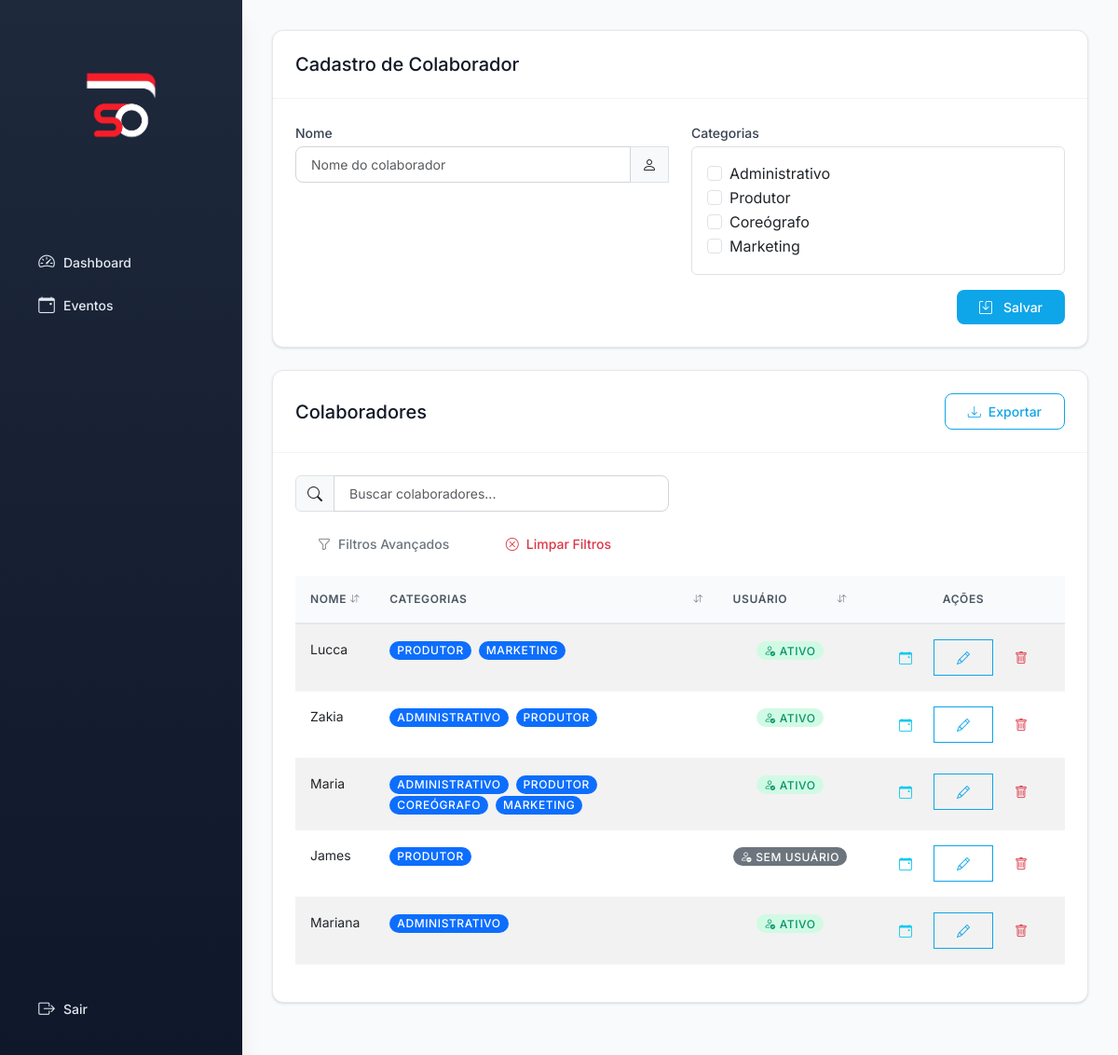
The app's page /cadastros/colaboradores with its own data.
### models.py (models this page shows, shortened)
class Colaborador(db.Model):
    __tablename__ = 'colaborador'
    id_colaborador = db.Column(db.Integer, primary_key=True)
    nome = db.Column(db.String, nullable=False)
    categorias_associacao = db.relationship('ColaboradorCategoria', back_populates='colaborador', cascade='all, delete-orphan')
    categorias = db.relationship('CategoriaColaborador', secondary='colaborador_categoria',
                                overlaps="categorias_associacao,categoria_colaborador,colaborador")
    eventos_produzidos = db.relationship('Evento', backref='produtor', foreign_keys='Evento.id_produtor')
    @property
    def categoria_nomes(self):
        return [cat.nome for cat in self.categorias]

class CategoriaColaborador(db.Model):
    __tablename__ = 'categoria_colaborador'
    id_categoria_colaborador = db.Column(db.Integer, primary_key=True)
    nome = db.Column(db.String, nullable=False)
    colaborador_categorias = db.relationship('ColaboradorCategoria', backref='categoria_colaborador')

### app.py (the view, shortened to what this page needs)
@app.route('/cadastros/colaboradores', methods=['GET', 'POST'])
def cadastrar_colaborador():
    categorias_existentes = CategoriaColaborador.query.all()
    if not categorias_existentes:
        flash('Ã‰ necessÃ¡rio cadastrar pelo menos uma categoria de colaborador antes de cadastrar colaboradores.', 'warning')
        return redirect(url_for('cadastrar_categoria_colaborador'))
    form = ColaboradorForm()
    form.categorias.choices = [(c.id_categoria_colaborador, c.nome) for c in categorias_existentes]
    colaboradores = Colaborador.query.all()
    return render_template('colaboradores.html', form=form, colaboradores=colaboradores)

### forms.py
class ColaboradorForm(FlaskForm):
    nome = StringField('Nome', validators=[InputRequired()])
    categorias = MultiCheckboxField('Categorias', coerce=int, validators=[InputRequired(message="Selecione pelo menos uma categoria")])

### templates/colaboradores.html (shortened to what this page needs)
{% extends 'base.html' %}
{% block content %}
{% if not form.categorias.choices or form.categorias.choices|length == 0 %}
<div class="alert alert-warning d-flex align-items-center" role="alert">
    <i class="bi bi-exclamation-triangle-fill me-2"></i>
    <div>
        <strong>Atenção!</strong> É necessário cadastrar pelo menos uma categoria de colaborador antes de poder cadastrar colaboradores.
        <a href="{{ url_for('cadastrar_categoria_colaborador') }}" class="btn btn-sm btn-outline-warning ms-2">
            <i class="bi bi-plus me-1"></i>Cadastrar Categoria
        </a>
    </div>
</div>
{% else %}
<div class="card mb-4">
    <div class="card-header d-flex justify-content-between align-items-center">
        <h5 class="mb-0">Cadastro de Colaborador</h5>
    </div>
    <div class="card-body">
        <form method="POST" class="needs-validation" novalidate>
            <div class="row">
                <div class="col-md-6 mb-3">
                    {{ form.nome.label(class="form-label") }}
                    <div class="input-group">
                        {{ form.nome(class="form-control", placeholder="Nome do colaborador", required=true) }}
                        <span class="input-group-text"><i class="bi bi-person"></i></span>
                    </div>
                </div>
                <div class="col-md-6 mb-3">
                    {{ form.categorias.label(class="form-label") }}
                    <div class="border rounded p-3" style="max-height: 200px; overflow-y: auto;">
                        {% for subfield in form.categorias %}
                        <div class="form-check">
                            {{ subfield(class="form-check-input") }}
                            {{ subfield.label(class="form-check-label") }}
                        </div>
                        {% endfor %}
                    </div>
                </div>
            </div>
            <div class="d-flex justify-content-end">
                <button type="submit" class="btn btn-primary">
                    <i class="bi bi-save me-2"></i>Salvar
                </button>
            </div>
        </form>
    </div>
</div>
{% endif %}
<div class="card">
    <div class="card-header d-flex justify-content-between align-items-center">
        <h5 class="mb-0">Colaboradores</h5>
        <div>
            <button class="btn btn-sm btn-outline-primary" id="btnExportar">
                <i class="bi bi-download me-1"></i>Exportar
            </button>
        </div>
    </div>
    <div class="card-body">
        {% if colaboradores %}
        <div class="row mb-3">
            <div class="col-md-6">
                <div class="input-group">
                    <span class="input-group-text"><i class="bi bi-search"></i></span>
                    <input type="text" class="form-control" id="searchInput" placeholder="Buscar colaboradores..." onkeyup="searchTable()">
                </div>
            </div>
        </div>
        <div class="table-responsive">
            <table class="table table-hover table-striped sortable-table" id="colaboradoresTable">
                <thead>
                    <tr>
                        <th>Nome</th>
                        <th>Categorias</th>
                        <th class="text-center">Usuário</th>
                        <th class="text-center no-sort" style="width: 200px;">Ações</th>
                    </tr>
                </thead>
                <tbody>
                    {% for col in colaboradores %}
                    <tr>
                        <td>{{ col.nome }}</td>
                        <td>
                            {% if col.categoria_nomes %}
                                {% for categoria in col.categoria_nomes %}
                                    <span class="badge bg-primary me-1">{{ categoria }}</span>
                                {% endfor %}
                            {% else %}
                                <span class="text-muted">—</span>
                            {% endif %}
                        </td>
                        <td class="text-center">
                            {% if col.usuario %}
                                <span class="badge bg-success">
                                    <i class="bi bi-person-check me-1"></i>Ativo
                                </span>
                            {% else %}
                                <span class="badge bg-secondary">
                                    <i class="bi bi-person-dash me-1"></i>Sem usuário
                                </span>
                            {% endif %}
                        </td>
                        <td class="text-center">
                            <div class="btn-group" role="group">
                                <button type="button" class="btn btn-sm btn-outline-info btn-listar-eventos"
                                        data-id="{{ col.id_colaborador }}"
                                        data-nome="{{ col.nome }}"
                                        data-tipo="colaborador"
                                        title="Listar Eventos">
                                    <i class="bi bi-calendar-event"></i>
                                </button>
                                <a href="{{ url_for('editar_colaborador', id=col.id_colaborador) }}" class="btn btn-sm btn-outline-primary" title="Editar Colaborador">
                                    <i class="bi bi-pencil"></i>
                                </a>
                                <a href="{{ url_for('excluir_colaborador', id=col.id_colaborador) }}" class="btn btn-sm btn-outline-danger"
                                   onclick="return confirm('Tem certeza que deseja excluir este colaborador?')" title="Excluir Colaborador">
                                    <i class="bi bi-trash"></i>
                                </a>
                            </div>
                        </td>
                    </tr>
                    {% endfor %}
                </tbody>
            </table>
        </div>
        {% else %}
        <div class="alert alert-info">
            <i class="bi bi-info-circle me-2"></i>Nenhum colaborador cadastrado.
        </div>
        {% endif %}
    </div>
</div>
{% endblock %}

### static/style-modern.css (style rules this page uses)
:root { --primary-900: #0f172a; --primary-800: #1e293b; --primary-700: #334155; --primary-600: #475569; --primary-500: #64748b; --primary-400: #94a3b8; --primary-300: #cbd5e1; --primary-200: #e2e8f0; --primary-100: #f1f5f9; --primary-50: #f8fafc; --accent: #0ea5e9; --accent-light: #38bdf8; --accent-dark: #0284c7; --accent-50: #f0f9ff; --accent-100: #e0f2fe; --gray-50: #f9fafb; --gray-100: #f3f4f6; --gray-200: #e5e7eb; --gray-300: #d1d5db; --gray-400: #9ca3af; --gray-500: #6b7280; --gray-600: #4b5563; --gray-700: #374151; --gray-800: #1f2937; --gray-900: #111827; --success-light: #d1fae5; --success: #10b981; --success-dark: #059669; --warning-light: #fed7aa; --warning: #f59e0b; --warning-dark: #d97706; --danger-light: #fee2e2; --danger: #ef4444; --danger-dark: #dc2626; --info-light: #dbeafe; --info: #3b82f6; --info-dark: #2563eb; --spacing-xs: 0.25rem; --spacing-sm: 0.5rem; --spacing-md: 1rem; --spacing-lg: 1.5rem; --spacing-xl: 2rem; --spacing-2xl: 3rem; --font-sans: 'Inter', -apple-system, BlinkMacSystemFont, 'Segoe UI', 'Roboto', sans-serif; --font-size-xs: 0.75rem; --font-size-sm: 0.875rem; --font-size-base: 1rem; --font-size-lg: 1.125rem; --font-size-xl: 1.25rem; --font-size-2xl: 1.5rem; --font-size-3xl: 1.875rem; --radius-sm: 0.375rem; --radius-md: 0.5rem; --radius-lg: 0.75rem; --radius-xl: 1rem; --radius-2xl: 1.5rem; --radius-full: 9999px; --shadow-xs: 0 1px 2px 0 rgb(0 0 0 / 0.05); --shadow-sm: 0 1px 3px 0 rgb(0 0 0 / 0.1), 0 1px 2px -1px rgb(0 0 0 / 0.1); --shadow-md: 0 4px 6px -1px rgb(0 0 0 / 0.1), 0 2px 4px -2px rgb(0 0 0 / 0.1); --shadow-lg: 0 10px 15px -3px rgb(0 0 0 / 0.1), 0 4px 6px -4px rgb(0 0 0 / 0.1); --shadow-xl: 0 20px 25px -5px rgb(0 0 0 / 0.1), 0 8px 10px -6px rgb(0 0 0 / 0.1); --transition-fast: 150ms cubic-bezier(0.4, 0, 0.2, 1); --transition-base: 250ms cubic-bezier(0.4, 0, 0.2, 1); --transition-slow: 350ms cubic-bezier(0.4, 0, 0.2, 1); --z-base: 0; --z-dropdown: 10; --z-sticky: 20; --z-fixed: 30; --z-modal-backdrop: 40; --z-modal: 50; --z-popover: 60; --z-tooltip: 70; }
* { box-sizing: border-box; }
body { font-family: var(--font-sans); font-size: var(--font-size-base); line-height: 1.5; color: var(--gray-700); background-color: var(--gray-50); -webkit-font-smoothing: antialiased; -moz-osx-font-smoothing: grayscale; }
.card { background: white; border: 1px solid var(--gray-200); border-radius: var(--radius-lg); box-shadow: var(--shadow-sm); margin-bottom: var(--spacing-lg); transition: all var(--transition-base); }
.card-header { background: transparent; border-bottom: 1px solid var(--gray-100); padding: var(--spacing-lg); font-weight: 600; font-size: var(--font-size-lg); color: var(--gray-900); }
.card-body { padding: var(--spacing-lg); }
.btn { padding: var(--spacing-sm) var(--spacing-lg); border-radius: var(--radius-md); font-weight: 500; font-size: var(--font-size-sm); transition: all var(--transition-fast); border: none; display: inline-flex; align-items: center; gap: var(--spacing-xs); cursor: pointer; }
.btn-primary { background-color: var(--accent); color: white; }
.btn-outline-primary { background-color: transparent; color: var(--accent); border: 1.5px solid var(--accent); }
.form-control, .form-select { border: 1.5px solid var(--gray-300); border-radius: var(--radius-md); padding: var(--spacing-sm) var(--spacing-md); font-size: var(--font-size-sm); transition: all var(--transition-fast); background-color: white; }
.form-label { font-weight: 500; color: var(--gray-700); margin-bottom: var(--spacing-xs); font-size: var(--font-size-sm); }
.table { border-collapse: separate; border-spacing: 0; }
.table thead th { background-color: var(--gray-50); font-weight: 600; text-transform: uppercase; font-size: var(--font-size-xs); letter-spacing: 0.05em; color: var(--gray-600); padding: var(--spacing-md); border-bottom: 2px solid var(--gray-200); }
.table tbody td { padding: var(--spacing-md); border-bottom: 1px solid var(--gray-100); font-size: var(--font-size-sm); }
.badge { padding: var(--spacing-xs) var(--spacing-sm); font-weight: 500; font-size: var(--font-size-xs); border-radius: var(--radius-full); text-transform: uppercase; letter-spacing: 0.05em; }
.bg-success { background-color: var(--success-light) !important; color: var(--success-dark) !important; }

### records on screen
Colaborador: nome "Lucca", shows "ATIVO"
CategoriaColaborador: nome "PRODUTOR"
CategoriaColaborador: nome "MARKETING"
Colaborador: nome "Zakia", shows "ATIVO"
CategoriaColaborador: nome "ADMINISTRATIVO"
Colaborador: nome "Maria", shows "ATIVO"
CategoriaColaborador: nome "COREÓGRAFO"
Colaborador: nome "James", shows "SEM USUÁRIO"
Colaborador: nome "Mariana", shows "ATIVO"

### other values on screen
{{ subfield.label(class="form-check-label") }} "Administrativo" "Produtor" "Coreógrafo" "Marketing"
